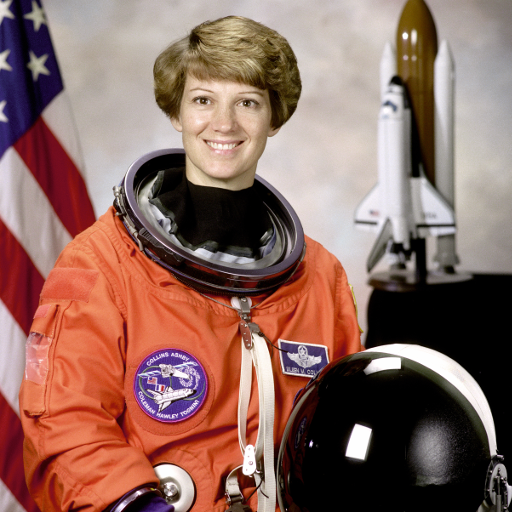
#> input picture skimage.data.astronaut(), 512 x 512 px
$ jupyter execute plot_adapt_rgb.ipynb   (shell and % lines are left out)
#> lines starting #> are read from the running program, lines starting #| are printed output that depends on the picture
# Adapting gray-scale filters to RGB images

There are many filters that are designed to work with gray-scale images but not
with color images. To simplify the process of creating functions that can adapt
to RGB images, scikit-image provides the ``adapt_rgb`` decorator.

To actually use the ``adapt_rgb`` decorator, you have to decide how you want to
adapt the RGB image for use with the gray-scale filter. There are two
pre-defined handlers:

``each_channel``
    Pass each of the RGB channels to the filter one-by-one, and stitch the
    results back into an RGB image.
``hsv_value``
    Convert the RGB image to HSV and pass the value channel to the filter.
    The filtered result is inserted back into the HSV image and converted
    back to RGB.

Below, we demonstrate the use of ``adapt_rgb`` on a couple of gray-scale
filters:

[cell 1]
from skimage.color.adapt_rgb import adapt_rgb, each_channel, hsv_value
from skimage import filters

@adapt_rgb(each_channel)
def sobel_each(image):
    return filters.sobel(image)

@adapt_rgb(hsv_value)
def sobel_hsv(image):
    return filters.sobel(image)

We can use these functions as we would normally use them, but now they work
with both gray-scale and color images. Let's plot the results with a color
image:

[cell 2]
from skimage import data
from skimage.exposure import rescale_intensity
import matplotlib.pyplot as plt

image = data.astronaut()
#> image is the input picture: shape (512, 512, 3); mean R, G, B 141.6, 105.8, 96.5

fig = plt.figure(figsize=(14, 7))
ax_each = fig.add_subplot(121, adjustable='box-forced')
ax_hsv = fig.add_subplot(122, sharex=ax_each, sharey=ax_each,
                         adjustable='box-forced')

# We use 1 - sobel_each(image)
# but this will not work if image is not normalized
ax_each.imshow(rescale_intensity(1 - sobel_each(image)))
ax_each.set_xticks([]), ax_each.set_yticks([])
ax_each.set_title("Sobel filter computed\n on individual RGB channels")

# We use 1 - sobel_hsv(image) but this will not work if image is not normalized
ax_hsv.imshow(rescale_intensity(1 - sobel_hsv(image)))
ax_hsv.set_xticks([]), ax_hsv.set_yticks([])
ax_hsv.set_title("Sobel filter computed\n on (V)alue converted image (HSV)")
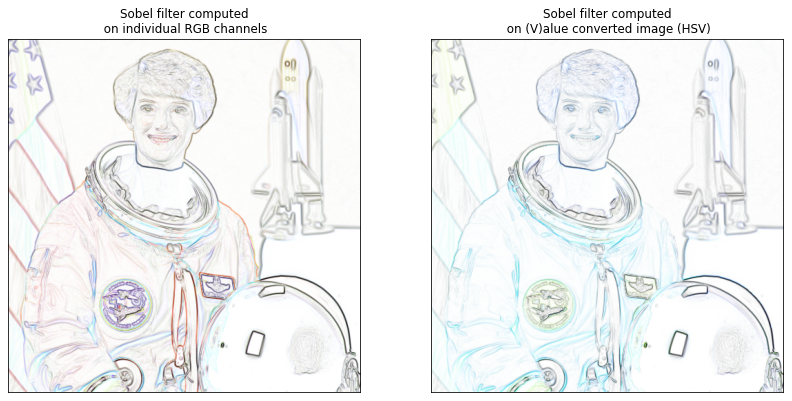
#> figure drawn by matplotlib, 2 panels

Notice that the result for the value-filtered image preserves the color of
the original image, but channel filtered image combines in a more
surprising way. In other common cases, smoothing for example, the channel
filtered image will produce a better result than the value-filtered image.

You can also create your own handler functions for ``adapt_rgb``. To do so,
just create a function with the following signature::

    def handler(image_filter, image, *args, **kwargs):
        # Manipulate RGB image here...
        image = image_filter(image, *args, **kwargs)
        # Manipulate filtered image here...
        return image

Note that ``adapt_rgb`` handlers are written for filters where the image is
the first argument.

As a very simple example, we can just convert any RGB image to grayscale
and then return the filtered result:

[cell 3]
from skimage.color import rgb2gray

def as_gray(image_filter, image, *args, **kwargs):
    gray_image = rgb2gray(image)
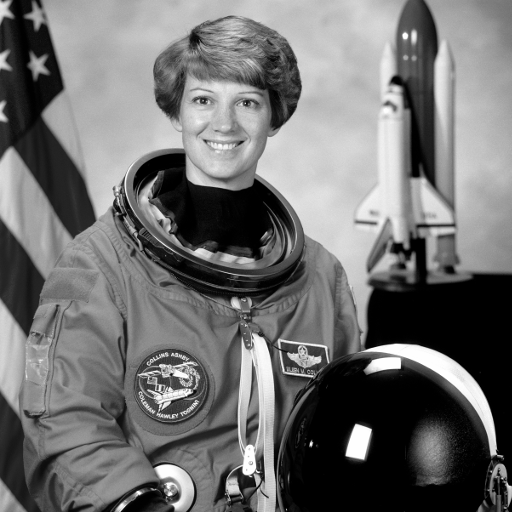
#> gray_image: shape (512, 512) float64; min 0, max 1, mean 0.442
    return image_filter(gray_image, *args, **kwargs)

It's important to create a signature that uses ``*args`` and ``**kwargs``
to pass arguments along to the filter so that the decorated function is
allowed to have any number of positional and keyword arguments.

Finally, we can use this handler with ``adapt_rgb`` just as before:

[cell 4]
@adapt_rgb(as_gray)
def sobel_gray(image):
    return filters.sobel(image)
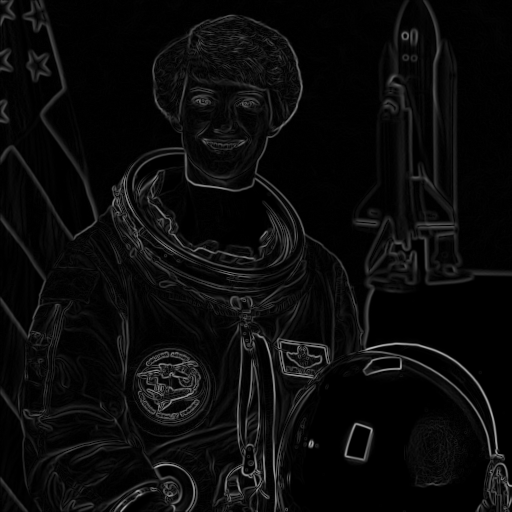
#> returned value: shape (512, 512) float64; min 0, max 0.719, mean 0.0435

fig = plt.figure(figsize=(7, 7))
ax = fig.add_subplot(111, sharex=ax_each, sharey=ax_each,
                     adjustable='box-forced')

# We use 1 - sobel_gray(image)
# but this will not work if image is not normalized
ax.imshow(rescale_intensity(1 - sobel_gray(image)), cmap=plt.cm.gray)
ax.set_xticks([]), ax.set_yticks([])
ax.set_title("Sobel filter computed\n on the converted grayscale image")

plt.show()
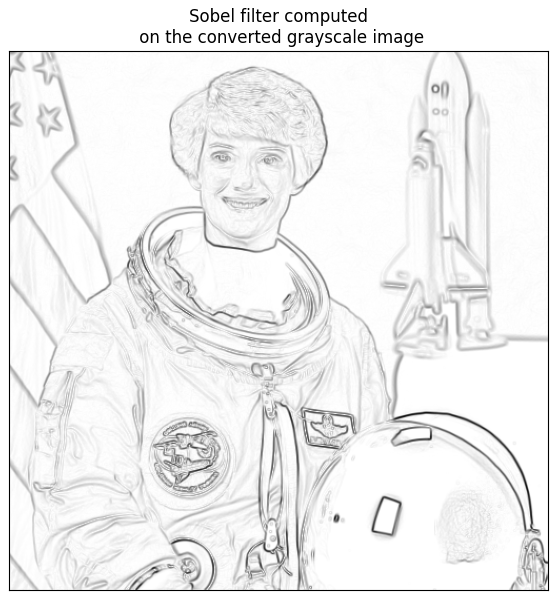
#> figure drawn by matplotlib, 1 panel

<div class="alert alert-info"><h4>Note</h4><p>A very simple check of the array shape is used for detecting RGB
    images, so ``adapt_rgb`` is not recommended for functions that support
    3D volumes or color images in non-RGB spaces.</p></div>

# 学习部分

[cell 5]
from skimage import data,io
# 曝光
from skimage.exposure import rescale_intensity
import matplotlib.pyplot as plt

image = io.imread('../test_image.jpg')
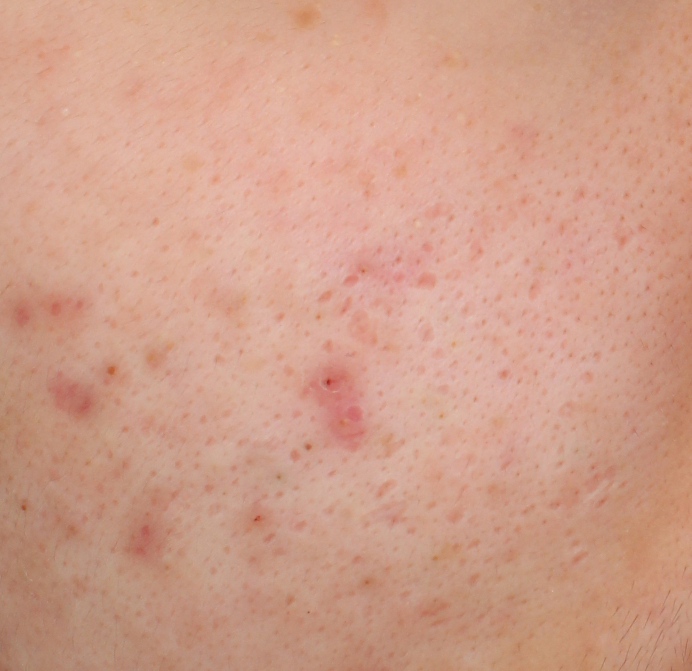
#> input picture test_image.jpg, 1383 x 1341 px (shown at 1/2 size)
#> image is the input picture: shape (1341, 1383, 3); mean R, G, B 207.9, 158.2, 138.3
plt.imshow(image)
fig = plt.figure(figsize=(14, 7))
ax_each = fig.add_subplot(121, adjustable='box-forced')
ax_hsv = fig.add_subplot(122, sharex=ax_each, sharey=ax_each,
                         adjustable='box-forced')

# We use 1 - sobel_each(image)
# but this will not work if image is not normalized
ax_each.imshow(rescale_intensity(1 - sobel_each(image)))
ax_each.set_xticks([]), ax_each.set_yticks([])
ax_each.set_title("Sobel filter computed\n on individual RGB channels")

# We use 1 - sobel_hsv(image) but this will not work if image is not normalized
ax_hsv.imshow(rescale_intensity(1 - sobel_hsv(image)))
ax_hsv.set_xticks([]), ax_hsv.set_yticks([])
ax_hsv.set_title("Sobel filter computed\n on (V)alue converted image (HSV)")
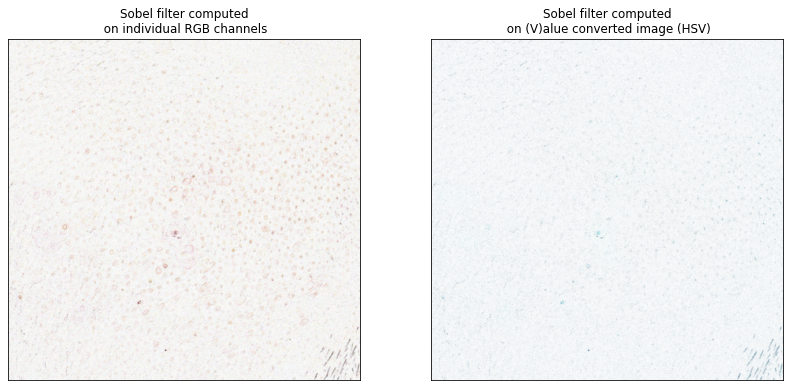
#> figure drawn by matplotlib, 2 panels

[cell 6]
from skimage.color import rgb2gray

def as_gray(image_filter, image, *args, **kwargs):
    gray_image = rgb2gray(image)
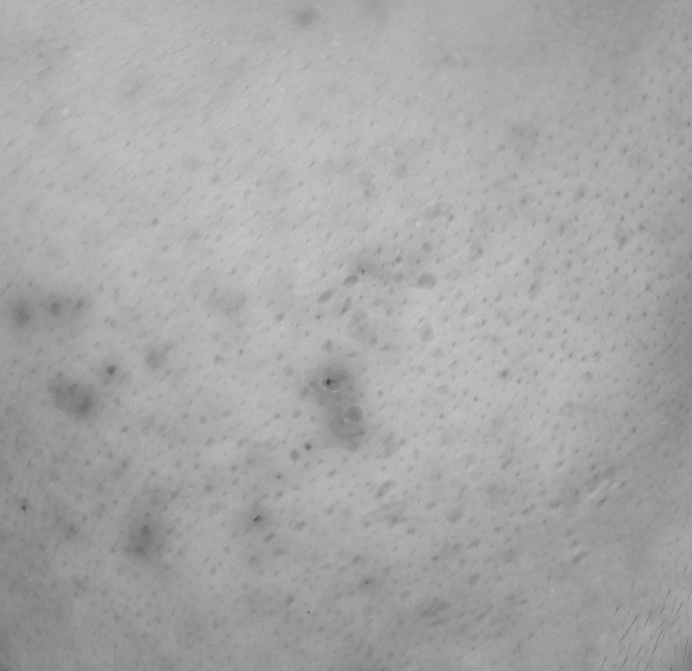
#> gray_image: shape (1341, 1383) float64 (shown at 1/2 size); min 0.205, max 0.837, mean 0.656
    return image_filter(gray_image, *args, **kwargs)

[cell 7]
@adapt_rgb(as_gray)
def sobel_gray(image):
    return filters.sobel(image)
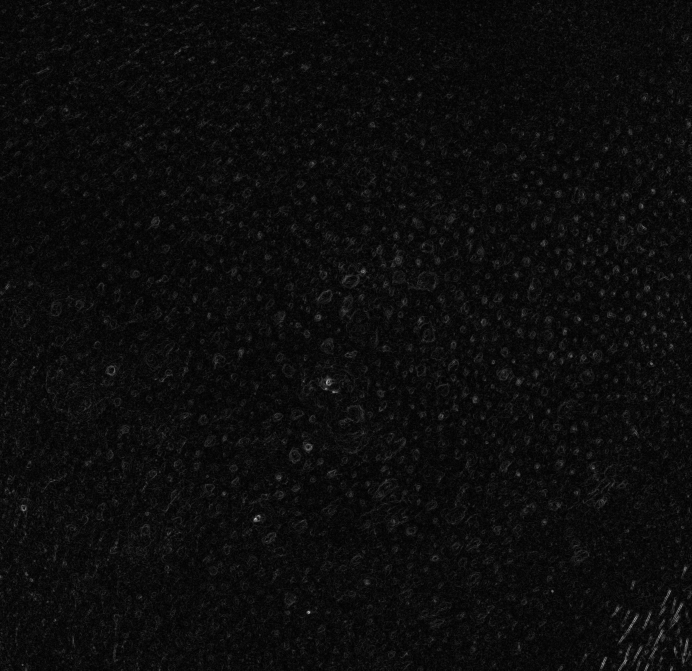
#> returned value: shape (1341, 1383) float64 (shown at 1/2 size); min 0, max 0.154, mean 0.00767; drawn with min black and max white

fig = plt.figure(figsize=(7, 7))
ax = fig.add_subplot(111, sharex=ax_each, sharey=ax_each,
                     adjustable='box-forced')

# We use 1 - sobel_gray(image)
# but this will not work if image is not normalized
ax.imshow(rescale_intensity(1 - sobel_gray(image)), cmap=plt.cm.gray)
ax.set_xticks([]), ax.set_yticks([])
ax.set_title("Sobel filter computed\n on the converted grayscale image")

plt.show()
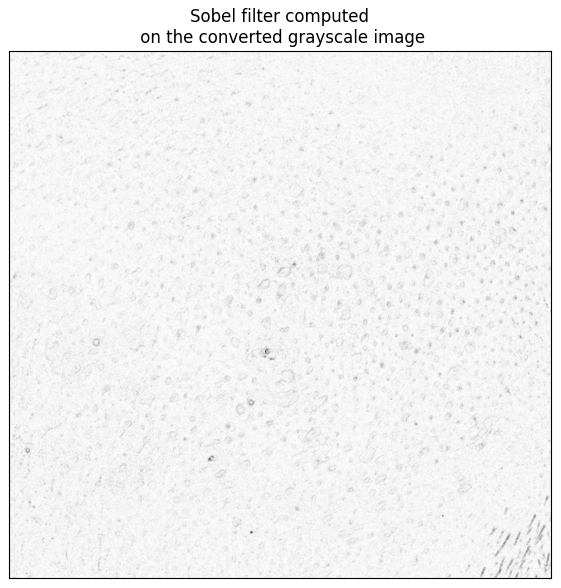
#> figure drawn by matplotlib, 1 panel
